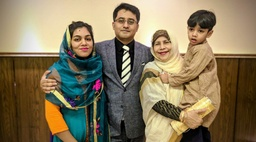
#> input picture Boss_Family.jpg, 256 x 142 px, shrunk from 2048 x 1139 before the run
$ python test.py
#> lines starting #> are read from the running program, lines starting #| are printed output that depends on the picture
### edge_canny_get_orientation_sector.py
import numpy as np

def get_orientation_sector(dx,dy):
    # rotate (dx,dy) by pi/8
    rotation = np.array([[np.cos(np.pi/8), -np.sin(np.pi/8)],
                          [np.sin(np.pi/8), np.cos(np.pi/8)]])
    rotated = np.dot(rotation, np.array([[dx], [dy]]))

    if rotated[1] < 0:
        rotated[0] = -rotated[0]
        rotated[1] = -rotated[1]

    s_theta = -1
    if rotated[0] >= 0 and rotated[0] >= rotated[1]:
        s_theta = 0
    elif rotated[0] >= 0 and rotated[0] < rotated[1]:
        s_theta = 1
    elif rotated[0] < 0 and -rotated[0] < rotated[1]:
        s_theta = 2
    elif rotated[0] < 0 and -rotated[0] >= rotated[1]:
        s_theta = 3

    return s_theta

### edge_canny_is_local_max.py
def is_local_max(E_mag, i, j, s_theta, t_low):
    mC = E_mag[i,j]
    if mC < t_low:
        return False
    else:
        mL = -1
        if s_theta == 0:
            mL = E_mag[i, j-1]
        elif s_theta == 1:
            mL = E_mag[i-1, j-1]
        elif s_theta == 2:
            mL = E_mag[i-1, j]
        elif s_theta == 3:
            mL = E_mag[i-1, j+1]

        mR = -1
        if s_theta == 0:
            mL = E_mag[i, j+1]
        elif s_theta == 1:
            mL = E_mag[i+1, j+1]
        elif s_theta == 2:
            mL = E_mag[i+1, j]
        elif s_theta == 3:
            mL = E_mag[i+1, j-1]

    return mL <= mC and mC >= mR

### edge_canny_trace_and_threshold.py
import numpy as np

def trace_and_threshold(E_nms, E_bin, i, j, t_low):
    E_bin[i,j] = 255

    jL = np.max([j-1, 0])
    jR = np.min([j+1, E_bin.shape[1]])

    iT = np.max([i-1, 0])
    iB = np.min([i+1, E_bin.shape[0]])

    for ii in np.arange(iT, iB):
        for jj in np.arange(jL, jR):
            if E_nms[ii,jj] >= t_low and E_bin[ii,jj] == 0:
                trace_and_threshold(E_nms, E_bin, ii, jj, t_low)

    return

### test.py
import cv2
import numpy as np

import edge_canny_get_orientation_sector as ors
import edge_canny_is_local_max as locmax
import edge_canny_trace_and_threshold as tt

# Image Read
image = cv2.imread("Boss_Family.jpg")
#> image is the input picture: shape (142, 256, 3); mean B, G, R 91.3, 120.4, 134.8

# Implementing Canny Edge Detection with Open cv package
canny = cv2.Canny(image, 80, 100)
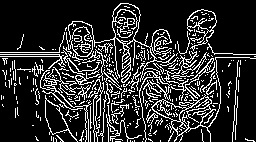
#> canny: shape (142, 256); 18.1% white in thin lines or dots
cv2.imwrite("images/my_canny_Boss_family.jpg", canny)

canny = cv2.Canny(image, 100, 200)  # Canny edge detection in CV2
#> canny: shape (142, 256); 15% white in thin lines or dots
cv2.imwrite("images/my_canny_Boss_family_2.jpg", canny)

# pixel information
print("Dimension of Canny: ", canny.shape)
#| Dimension of Canny:  (142, 256)
print("Dimension of Image: ", image.shape)
#| Dimension of Image:  (142, 256, 3)
print("Dtype of Canny: ", canny.dtype)
#| Dtype of Canny:  uint8
print("Dtype of Image: ", image.dtype)
#| Dtype of Image:  uint8
print("Pixel [0, 0] of Canny: ", canny[0, 0])
#| Pixel [0, 0] of Canny:  0
print("Pixel [0, 0] of Image: ", image[0, 0])
#| Pixel [0, 0] of Image:  [ 92 111 126]

# modification of image
'''for r in range(0, image.shape[0]):
    for c in range(0, image.shape[1]):
        image[r, c] = [100, 0, 100]
cv2.imwrite("pix_change1.jpg", image)
print(image)
print("new Image", image.shape)
print("Dimension of Image[r]:  ", image.shape[0])
print("Dimension of Image[c]: ", image.shape[1])'''

# Blurry effect using Gausian Filter
gaussianBlur = cv2.GaussianBlur(image, (5, 5), 1)
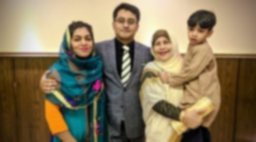
#> gaussianBlur: shape (142, 256, 3); mean B, G, R 91.3, 120.4, 134.8
cv2.imwrite("images/Boss_Family_gaussian_blur.jpg", gaussianBlur)


#Colvolution
def convolve(image, kernel):
    output = np.zeros(image.shape, image.dtype)
    for r in range(1, image.shape[0] - 1):
        for c in range(1, image.shape[1] - 1):
            value = 0
            for a in range(0, 3):
                for b in range(0, 3):
                    value = int(int(value) + int(kernel[a][b]) * int(image[r + a - 1, c + b - 1]))
            value = int(value / 8)
            if value < 0:
                value = 0
            if value > 255:
                value = 255
            output[r, c] = value
    return output

#Implementation of Canny Edge detection algorithm my Shibli

# Step 1: Gaussian Filter using raw code
image = cv2.imread("Boss_Family.jpg", cv2.IMREAD_GRAYSCALE)  # Converting to grayscale
#> image: shape (142, 256); min 0, max 255, mean 121.3
cv2.imwrite("images/GrayScale_image_Boss_family.jpg", image)

height = image.shape[0]
#> height = 142
width = image.shape[1]
#> width = 256

gauss = (1.0 / 57) * np.array(
    [[0, 1, 2, 1, 0],
     [1, 3, 5, 3, 1],
     [2, 5, 9, 5, 2],
     [1, 3, 5, 3, 1],
     [0, 1, 2, 1, 0]])
sum(sum(gauss))

for i in np.arange(2, height - 2):
    for j in np.arange(2, width - 2):
        sum = 0
        for k in np.arange(-2, 3):
            for l in np.arange(-2, 3):
                a = image.item(i + k, j + l)
                p = gauss[2 + k, 2 + l]
                sum = sum + (p * a)
        b = sum
        image.itemset((i, j), b)
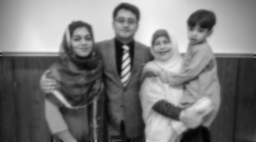
#> image: shape (142, 256); min 0, max 249, mean 120.5
cv2.imwrite("images/filter_gaussian_Boss_family.jpg", image)

print("Gaussian Filter done")
# step 2: compute gradient magnitude and angle

Hx = np.array([[-1, 0, 1],
               [-2, 0, 2],
               [-1, 0, 1]])

Hy = np.array([[-1, -2, -1],
               [0, 0, 0],
               [1, 2, 1]])

image_x = convolve(image, Hx) / 8.0
#> after the loop in convolve, `for r in range(1, image.shape[0] - 1):`:
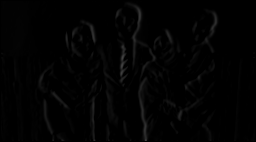
#> output: shape (142, 256); min 0, max 66, mean 2.4
image_y = convolve(image, Hy) / 8.0
#> after the loop in convolve (call 2), `for r in range(1, image.shape[0] - 1):`:
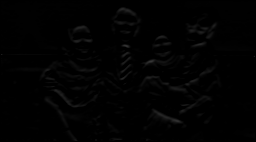
#> output: shape (142, 256); min 0, max 53, mean 1.7
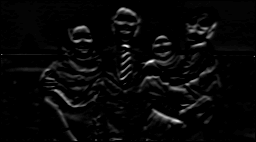
#> image_y: shape (142, 256) float64; min 0, max 6.62, mean 0.213; drawn with min black and max white

magnitude = np.sqrt(np.power(image_x, 2)) + np.power(image_y, 2)
magnitude = (magnitude / np.max(magnitude)) * 255
cv2.imwrite("images/Sobel_Boss_Family.jpg", magnitude)
print("sobel is done")

# step 3: non-maxima suppression
t_low = 2
E_nms = np.zeros((height, width))
for i in np.arange(1, height - 1):
    for j in np.arange(1, width - 1):
        dx = image_x[i, j]
        dy = image_y[i, j]
        s_theta = ors.get_orientation_sector(dx, dy)

        if locmax.is_local_max(magnitude, i, j, s_theta, t_low):
            E_nms[i, j] = magnitude[i, j]

# step 4: Double/hysteresis thresholding and connectivity analysis
t_high = 6
E_bin = np.zeros((height, width))
for i in np.arange(1, height - 1):
    for j in np.arange(1, width - 1):
        if E_nms[i, j] >= t_high and E_bin[i, j] == 0:
            tt.trace_and_threshold(E_nms, E_bin, i, j, t_low)

cv2.imwrite('images/Boss_Family_own_canny.jpg', E_bin)
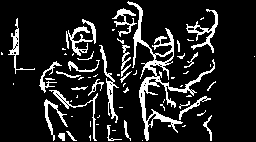
#> saved as Boss_Family_own_canny.jpg: shape (142, 256); 13.4% white in thin lines or dots
